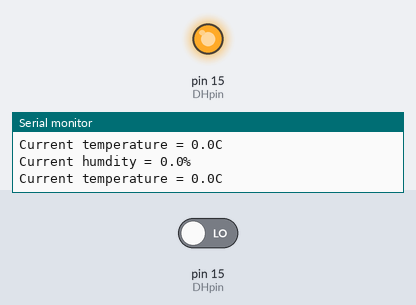
Bench run of a sketch on a simulated Arduino Uno, built with avr-gcc and run on an emulated ATmega328P. Shown: output pins drawn as LEDs (lit = HIGH), the last lines printed to the serial monitor. Dashed ring = blinking. Inputs (shaded band) come from the test bench; at power-on: pin 15 (DHpin) LOW.

Above: at 1.2 s.
1.3 s: pin 15 (DHpin) driven HIGH
At 1.9 s:
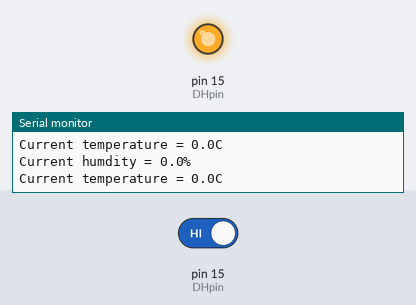
2.9 s: pin 15 (DHpin) driven LOW
At 4.1 s:
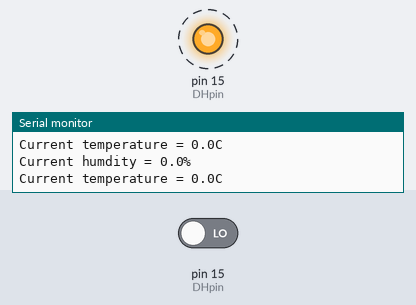
Timing chart, 0 to 11.9 s (numbered marks = the images above; inputs shaded):
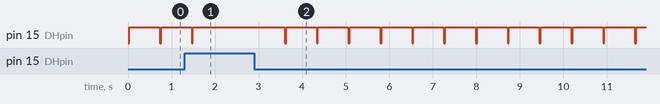

The sketch:

DHT11_sensor.ino
```cpp
int DHpin=15;
byte dat[5];

byte read_data()
{
    byte data;
    for(int i=0; i<8;i++)
    {
       // if(digitalRead(DHpin)==LOW)
           // {

               // while(digitalRead(DHpin)==LOW);                   //等待50us
                   // delayMicroseconds(30);                                //判斷高電位的持續時間，以判定數據是‘0’還是‘1’

                if(digitalRead(DHpin)==HIGH)
                    data |=(1<<(7-i));                                             //高位在前，低位在後

                while(digitalRead(DHpin) == HIGH);                //數據‘1’，等待下一位的接收
          //  }
    }
    return data;
}

void start_test()
{
    digitalWrite(DHpin,LOW);                          //拉低總線，發開始信號
    delay(30);                                                     //延遲時間要大於18ms，以便檢測器能檢測到開始訊號；
    digitalWrite(DHpin,HIGH);
    delayMicroseconds(40);                             //等待感測器響應；
    pinMode(DHpin,INPUT);
  while(digitalRead(DHpin) == HIGH);
      delayMicroseconds(80);                            //發出響應，拉低总线80us；
    if(digitalRead(DHpin) == LOW);
        delayMicroseconds(80);                             //線路80us後開始發送數據；

for(int i=0;i<4;i++)                                         //接收溫溼度數據，校验位不考虑；
    dat[i] = read_data();

      pinMode(DHpin,OUTPUT);
      digitalWrite(DHpin,HIGH);                              //發送完數據後釋放線路，等待下一次的開始訊號；
  }

void setup()
{
    Serial.begin(115200);
    pinMode(DHpin,OUTPUT);
}

void loop()
{
    start_test();
    Serial.print("Current humdity = ");
    Serial.print(dat[0], DEC);                                 //顯示濕度的整數位；
    Serial.print('.');
    Serial.print(dat[1],DEC);                                  //顯示濕度的小數位；
    Serial.println('%');
    Serial.print("Current temperature = ");
    Serial.print(dat[2], DEC);                                //顯示溫度的整數位；
    Serial.print('.');
    Serial.print(dat[3],DEC);                                 //顯示溫度的小數位；
    Serial.println('C');
    delay(700);
  }
```

Measured:
- after the input at 1.3 s, pin 15 (DHpin): goes on until 1.5 s, then stays HIGH
- after the input at 2.9 s, pin 15 (DHpin): alternates HIGH for 0.70 s and LOW for 0.03 s, starting after 0.70 s
